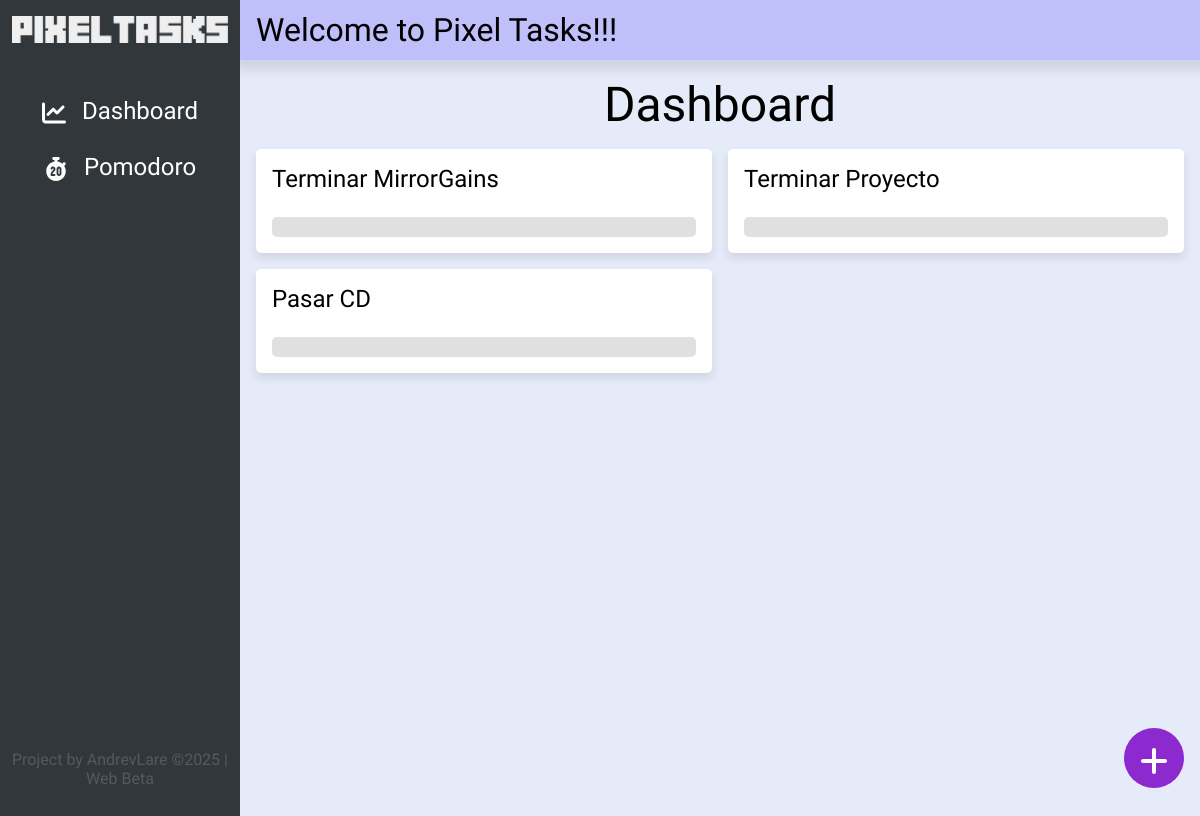
Before: / with the older database file.
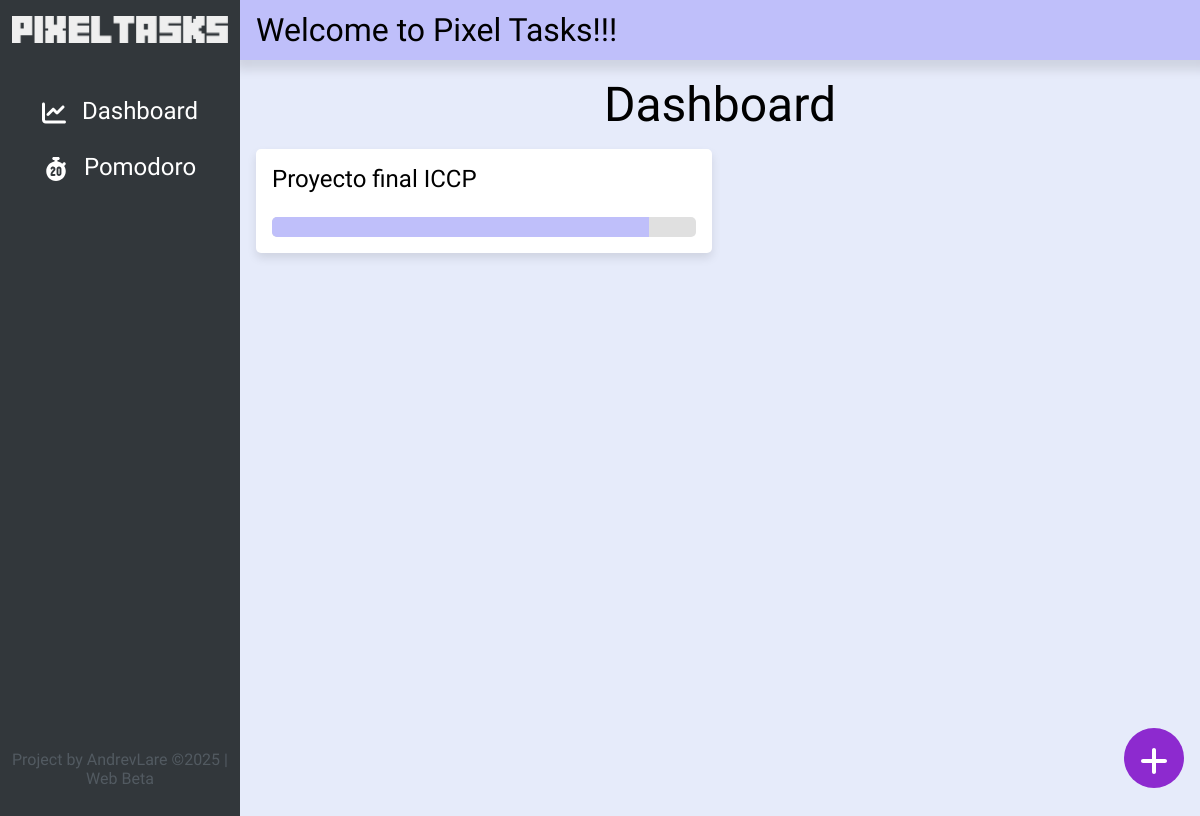
After: the same page with the newer database file.
### mainApp/models.py (models this page shows, shortened)
class Project(models.Model):
    name = models.CharField(max_length=50)
    description = models.TextField()
    progress = models.IntegerField(default=0)
    def update_progress(self):
        total_tasks = self.task_set.count()
        completed_tasks = self.task_set.filter(done=True).count()
        if total_tasks > 0:
            self.progress = (completed_tasks / total_tasks) * 100
        else:
            self.progress = 0
        self.save()

### mainApp/views.py (the view)
# urls.py: path('', views.dashboard, name='dashboard'),
def dashboard(request):
    projects = Project.objects.all()
    for project in projects:
        project.update_progress()
    if request.method == 'POST':
        form = ProjectForm(request.POST)
        if form.is_valid():
            form.save()
            return redirect('dashboard')
    else:
        form = ProjectForm()
    return render(request, 'dashboard.html', {'projects': projects, 'form': form})

### mainApp/templates/dashboard.html (shortened to what this page needs)
{% extends 'layouts/base.html' %} {% load static %} {% block css %}
<link rel="stylesheet" href="{% static 'CSS/dashboard.css' %}" />
{% endblock %} {% block content %}
<main class="main">
  <h1 class="main--h1">Dashboard</h1>
  <div class="main__projects">
    {% if projects %} {% for project in projects %}
    <div
      class="main__projects__project"
      onclick="window.location.href = '/projectOverview/{{ project.id }}'"
    >
      <p class="main__projects__project--name">{{ project.name }}</p>
      <div class="main__projects__project--progress-bar">
        <div
          class="main__projects__project--progress-bar__fill"
          style="--progress-width: {{ project.progress }}%;"
        ></div>
      </div>
    </div>
    {% endfor %} {% else %}
    <p class="no-projects">No projects D:</p>
    {% endif %}
  </div>
  <div class="create" onclick="showForm()">
    <i class="icon">
    </i>
  </div>
</main>
{% endblock %}

### mainApp/templates/layouts/base.html (shortened to what this page needs)
{% load static %}
<!DOCTYPE html>
<html>
  <head>
    <link rel="stylesheet" href="{% static 'CSS/base.css' %}" />
    {% block css %}{% endblock %}
  </head>
  <body>
    <header class="header">
      <p>Welcome to Pixel Tasks!!!</p>
    </header>
    {% block content %}{% endblock %}
    <aside class="aside">
      <img class="aside--img" src="{% static 'IMGs/pixeltasks.png' %}" alt="" />
      <section onclick="window.location.href = '/'">
        <i class="icon">
        </i>
        Dashboard
      </section>
      <section onclick="window.location.href = '/pomodoro'">
        <i class="icon">
        </i>
        Pomodoro
      </section>
      <span>Project by AndrevLare ©2025 | Web Beta</span>
    </aside>
  </body>
</html>

### mainApp/static/CSS/base.css (style rules this page uses)
* { font-family: "Jersey 10", serif; font-weight: 400; font-style: normal; padding: 0; margin: 0; box-sizing: content-box; }
body { display: grid; grid-template-columns: 2fr 8fr; grid-template-rows: 7.5vh 95vh; padding: 0; margin: 0; height: 100%; max-height: 100%; max-width: 100%; overflow-y: hidden; overflow-x: hidden; }
.icon svg { width: 1em; height: 1em; vertical-align: middle; fill: currentColor; }
.header { grid-column: 2 / 3; grid-row: 1/ 2; background-color: #bfbffa; padding-left: 1rem; font-size: 2rem; display: flex; align-items: center; justify-content: start; width: 100%; height: 100%; box-shadow: -5px 10px 10px rgba(0, 0, 0, 0.1); z-index: 5; }
.aside { grid-column: 1 / 2; grid-row: 1/ 3; background-color: #32373b; display: flex; flex-direction: column; align-items: center; padding-block: 1rem; width: 100%; z-index: 10; }
.aside--img { width: 90%; max-width: 250px; margin-bottom: 2.5rem; }
.aside section { color: #ffffff; width: 100%; height: 3.5rem; display: flex; align-items: center; justify-content: center; gap: 1rem; cursor: pointer; font-size: 1.5rem; transition: background-color 0.3s; }
.aside span { margin-top: auto; text-align: center; color: #525a61; margin-bottom: 1rem; }
.main { grid-column: 2 / 3; grid-row: 2/ 3; background-color: #e6ebfa; }

### mainApp/static/CSS/dashboard.css (style rules this page uses)
.main { padding: 1rem; position: relative; }
.main--h1 { font-size: 3rem; text-align: center; }
.main__projects { display: grid; grid-template-columns: repeat(auto-fill, minmax(300px, 1fr)); gap: 1rem; margin-top: 1rem; }
.main__projects__project { background-color: #ffffff; padding: 1rem; border-radius: 5px; box-shadow: 0 5px 10px rgba(0, 0, 0, 0.1); display: flex; flex-direction: column; gap: 1rem; cursor: pointer; transition: background-color 0.3s, transform 0.3s; }
.main__projects__project--name { font-size: 1.5rem; }
.main__projects__project--progress-bar { width: 100%; background-color: #e0e0e0; border-radius: 5px; overflow: hidden; height: 20px; margin-top: 0.5rem; }
.main__projects__project--progress-bar__fill { height: 100%; background-color: #bfbffa; width: 0; transition: width 0.3s; animation: fillProgressBar 1s forwards; }
.create { position: absolute; bottom: 2rem; right: 1rem; background-color: #8d2acf; color: #ffffff; height: 60px; width: 60px; display: flex; align-items: center; justify-content: center; border-radius: 50%; font-size: 2rem; cursor: pointer; transition: transform 0.3s; }

Changed rows visible on the page:
removed Project: name "Terminar MirrorGains"
removed Project: name "Terminar Proyecto"
removed Project: name "Pasar CD"
added Project: name "Proyecto final ICCP", progress 88 (drawn)
